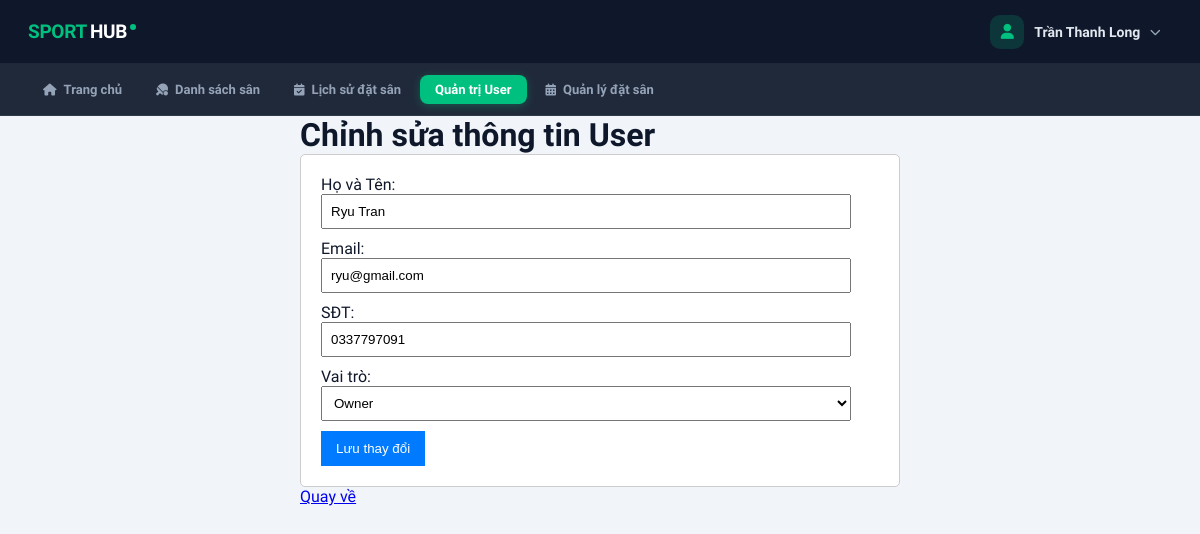
The page /index.php?action=edit_user&id=11 (signed in) on the database its author committed.
### tables this page shows
CREATE TABLE `users` (
  `id` int(11) NOT NULL,
  `name` varchar(100) NOT NULL,
  `email` varchar(100) NOT NULL,
  `password` varchar(255) NOT NULL,
  `phone` varchar(15) DEFAULT NULL,
  `created_at` timestamp NOT NULL DEFAULT current_timestamp(),
  `role` varchar(20) DEFAULT 'customer'
);

### src/Controllers/UserController.php (called while the page is built, shortened)
<?php
class UserController
{
    private $userModel;
    public function __construct()
    {
        $this->userModel = new UserModel();
    }
    public function edit()
    {
        $id = $_GET['id'] ?? null;
        $user = $this->userModel->getUserById($id);
        require_once PROJECT_ROOT . '/views/layout/header.php';
        require_once PROJECT_ROOT . '/views/User/UserEdit.php';
        require_once PROJECT_ROOT . '/views/layout/footer.php';
    }
}

### src/database.php (called while the page is built, shortened)
<?php
class Database
{
    private static $instance = null;
    private $conn;
    private $host = 'localhost';
    private $db_name = 'datsan_thethao_db';
    private $username = 'root';
    private $password = '';
    private function __construct()
    {
        try {
            $this->conn = new
                PDO(
                    "mysql:host={$this->host};dbname={$this->db_name}",
                    $this->username,
                    $this->password
                );
            $this->conn->setAttribute(
                PDO::ATTR_ERRMODE,
                PDO::ERRMODE_EXCEPTION
            );
            $this->conn->exec("set names utf8");
        } catch (PDOException $exception) {
            echo "Connection error: " . $exception->getMessage();
        }
    }
    public static function getInstance()
    {
        if (!self::$instance) {
            self::$instance = new Database();
        }
        return self::$instance;
    }
    public function getConnection()
    {
        return $this->conn;
    }
}

### src/Models/UserModel.php (called while the page is built, shortened)
<?php
class UserModel
{
    private $conn;
    public function __construct()
    {
        $this->conn = Database::getInstance()->getConnection();
    }
    public function getUserById($id)
    {
        $stmt = $this->conn->prepare("
            SELECT * FROM users
            WHERE id = :id
            LIMIT 1
        ");
        $stmt->bindParam(':id', $id);
        $stmt->execute();
        return $stmt->fetch(PDO::FETCH_ASSOC);
    }
}

### views/User/UserEdit.php (the view, shortened to what this page needs)
<?php
require_once PROJECT_ROOT . '/views/layout/header.php';
?>
<div class="container-form">
    <h1>Chỉnh sửa thông tin User</h1>
    <form action="index.php?action=update_user" method="POST">
        <label>Họ và Tên:</label>
        <input type="text" name="name"
               value="<?= htmlspecialchars($user['name']); ?>" required>
        <label>Email:</label>
        <input type="email" name="email"
               value="<?= htmlspecialchars($user['email']); ?>" required>
        <label>SĐT:</label>
        <input type="text" name="phone"
               value="<?= htmlspecialchars($user['phone']); ?>" required>
        <label>Vai trò:</label>
        <select name="role" required>
            <option value="owner" <?= ($user['role'] == 'owner') ? 'selected' : '' ?>>
                Owner
            </option>
        </select>
        <button type="submit">Lưu thay đổi</button>
    </form>
    <p><a href="index.php?action=user">Quay về</a></p>
</div>
<?php
require_once PROJECT_ROOT . '/views/layout/footer.php';
?>

### views/layout/header.php (style rules this page uses)
*, *::before, *::after { box-sizing: border-box; margin: 0; padding: 0; }
:root { --primary: #00c07f; --primary-dark: #00a06a; --dark: #0f172a; --nav-bg: #0f172a; --nav-border: rgba(255, 255, 255, .07); --text-muted: #94a3b8; --surface: #ffffff; --page-bg: #f1f5f9; --border: #e2e8f0; --danger: #f43f5e; }
html { overflow-y: scroll; }
body { padding-top: 116px; font-family: 'Plus Jakarta Sans', sans-serif; background: var(--page-bg); color: var(--dark); -webkit-font-smoothing: antialiased; }

### views/User/UserEdit.php (style rules this page uses)
.container-form { max-width: 600px; margin: auto; }
form { padding: 20px; border: 1px solid #ccc; border-radius: 5px; background: white; }
form input, form select { display: block; margin-bottom: 10px; width: 95%; padding: 8px; }
form button { padding: 10px 15px; background-color: #007bff; color: white; border: none; cursor: pointer; }

### rows shown on the page
users: name "Ryu Tran", email "ryu@gmail.com", phone "0337797091", role "Owner"

### other values the page prints
$_SESSION['user_name'] "Trần Thanh Long"
